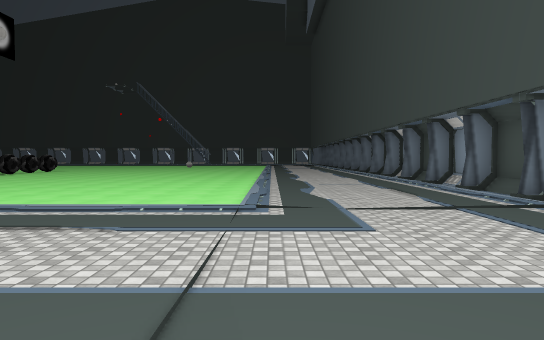
View 1 (above)

21 first-person views from a walk through a 3-D level made in the Unity game engine. The camera is 1.4 m above the floor, tilts 2° down and sees 75° across. The floor is counted in squares, 2 m on a side. Each view is taken from the middle of a square. On the plan, view 1 faces up. The plan holds only what a view shows up to about 11 squares ahead; the rest is blank. The place goes on beyond the plan. The player is left out. Some surface patterns are stand-ins.

View 2
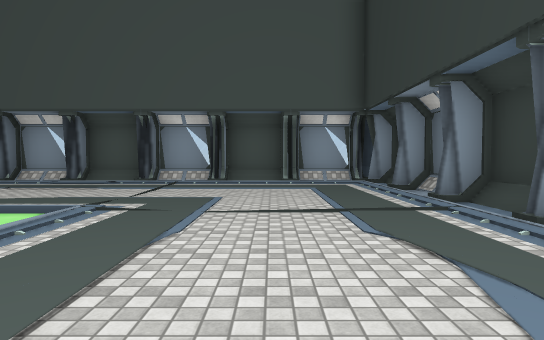

View 3
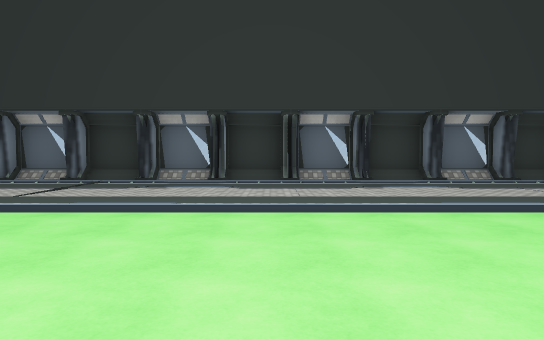

View 4
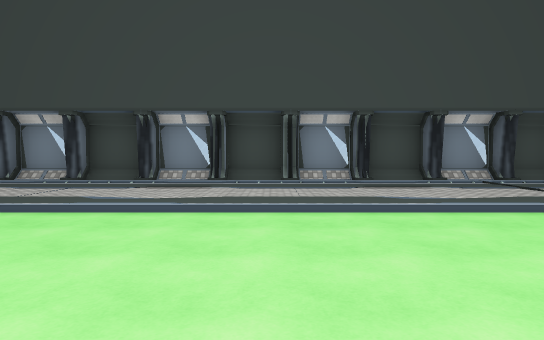

View 5
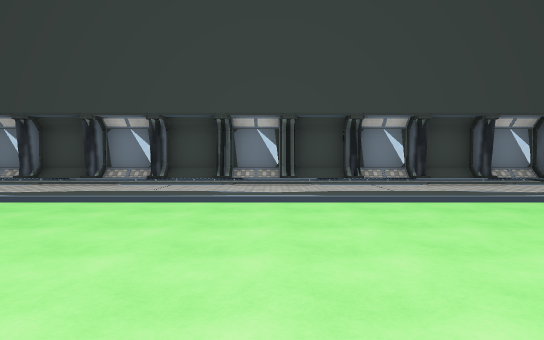

View 6
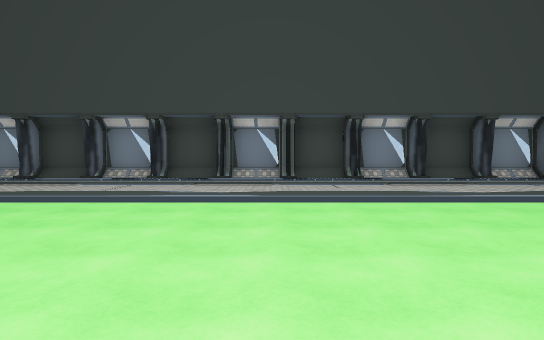

View 7
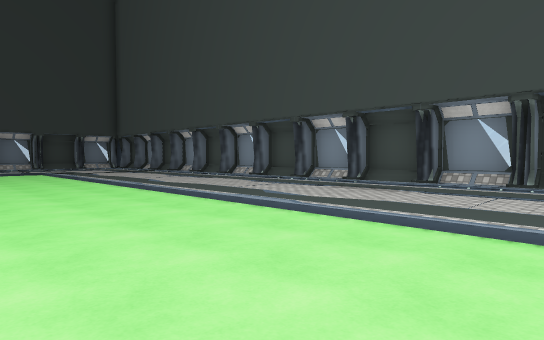

View 8
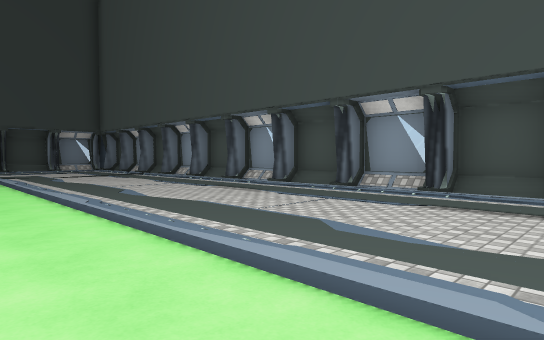

View 9
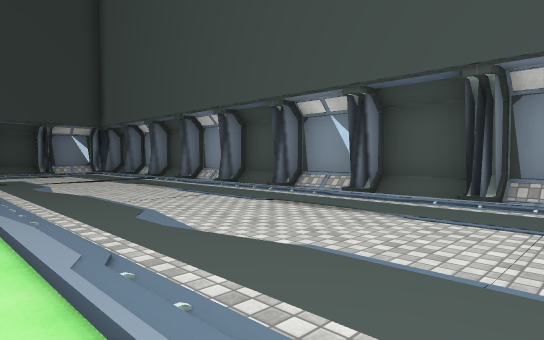

View 10
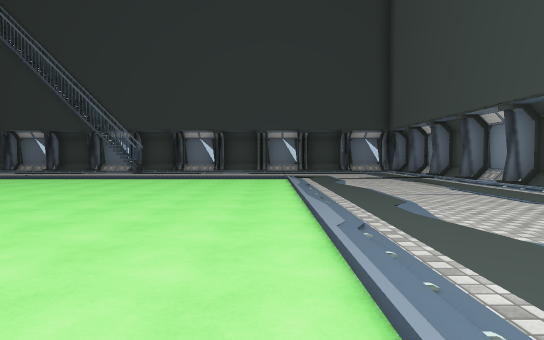

View 11
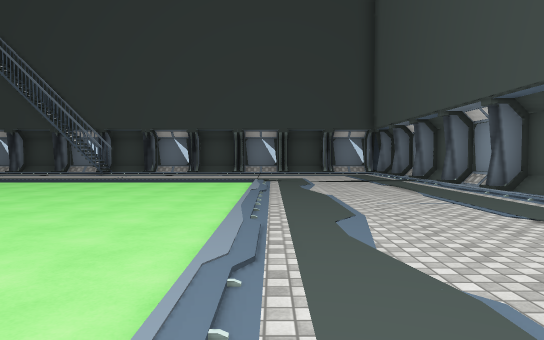

View 12
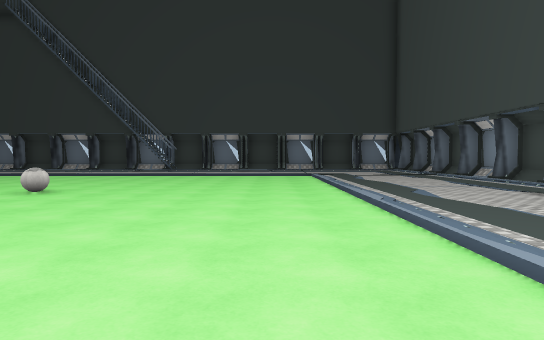

View 13
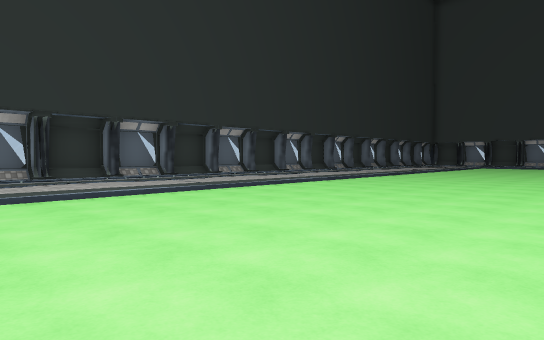

View 14
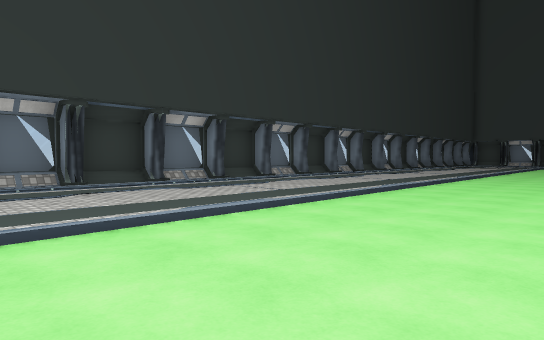

View 15
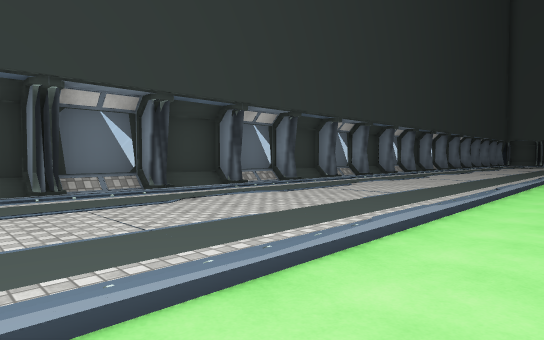

View 16
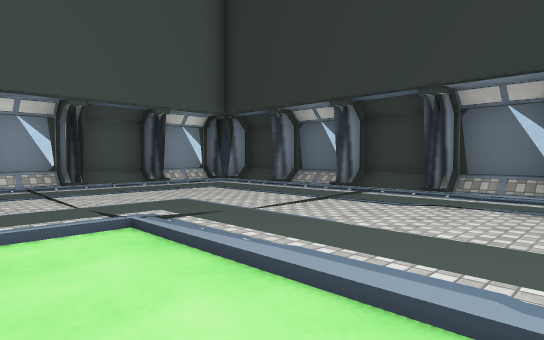

View 17
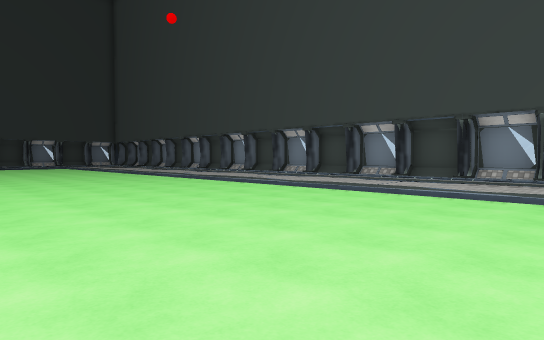

View 18
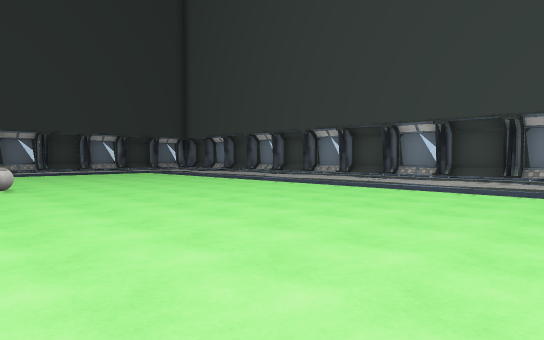

View 19
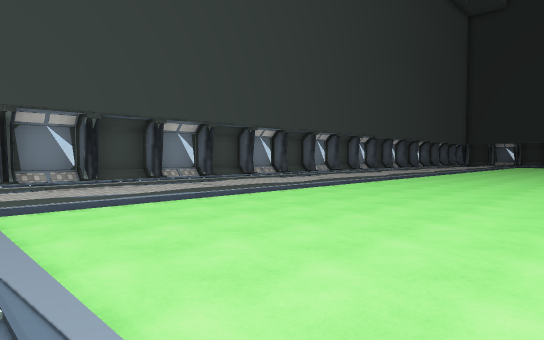

View 20
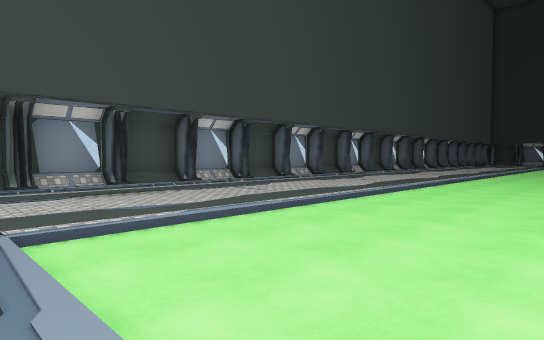

View 21
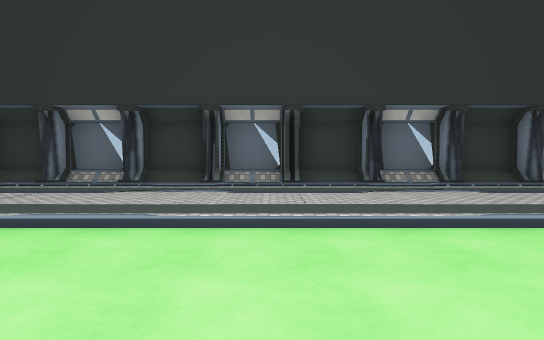

### Floor plan
Key: @ floor where view 1 was taken; # wall or solid block; . floor; / step, stairs or slope; B ball.
Columns run from 21 left of view 1 to 6 right of it. Each row starts with its distance up from view 1.
 36                .......... /#
 35             ..............##
 34             ............../#
 33            ...............##
 32            .............../#
 31             ..............##
 30              ............./#
 29               B...........##
 28               ............/#
 27               ............##
 26               ............/#
 25               ............##
 24              ............./#
 23              .............##
 22              ............./#
 21              .............##
 20              ............./#
 19                ...........##
 18                .........../#
 17                ...........##
 16                .........../#
 15               ............##
 14               ............/#
 13               ............##
 12             ............../#
 11       ....................##
 10    ......................./#
  9    .......................##
  8     ....................../#
  7    .......................##
  6    ......................./#
  5    .......................##
  4   ......................../#
  3  .........................##
  2  ........................./#
  1 ........................../#
  0 #/#/#/#/#/#/#/#/#/#/#@#/#/##
 -1 ###########################

Where each view was taken, in squares from view 1:
view 1: 0 up, 0 right, facing up
view 2: 3 up, 5 left, facing right
view 3: 10 up, 5 left, facing down
view 4: 11 up, 5 left, facing right
view 5: 13 up, 6 left, facing right
view 6: 17 up, 6 left, facing right
view 7: 19 up, 4 left, facing up-right
view 8: 22 up, 2 left, facing up-right
view 9: 25 up, 1 left, facing up-right
view 10: 24 up, 1 left, facing up
view 11: 25 up, 0 right, facing up
view 12: 22 up, 2 left, facing up
view 13: 12 up, 5 left, facing down-left
view 14: 9 up, 5 left, facing down-left
view 15: 7 up, 4 left, facing down-left
view 16: 7 up, 4 left, facing down-right
view 17: 11 up, 7 left, facing up-right
view 18: 20 up, 8 left, facing up-right
view 19: 36 up, 6 left, facing down-right
view 20: 36 up, 4 left, facing down-right
view 21: 9 up, 15 left, facing down
